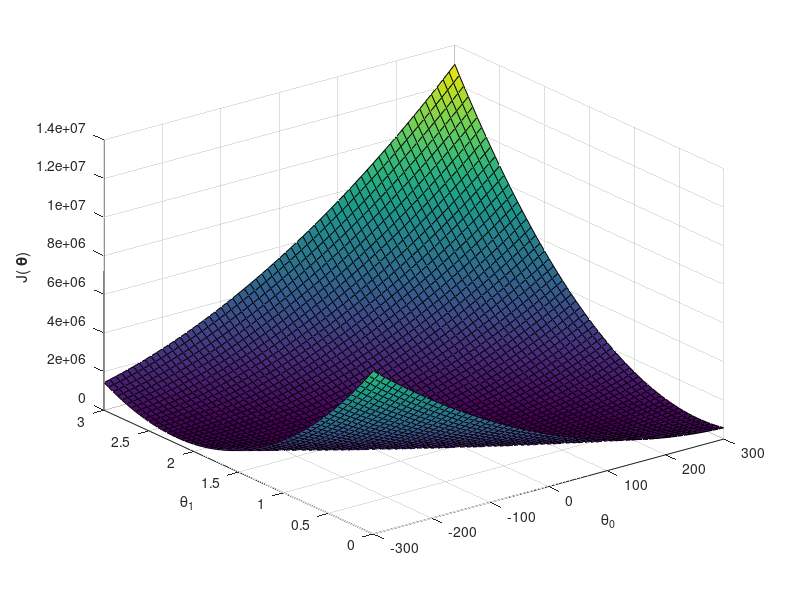
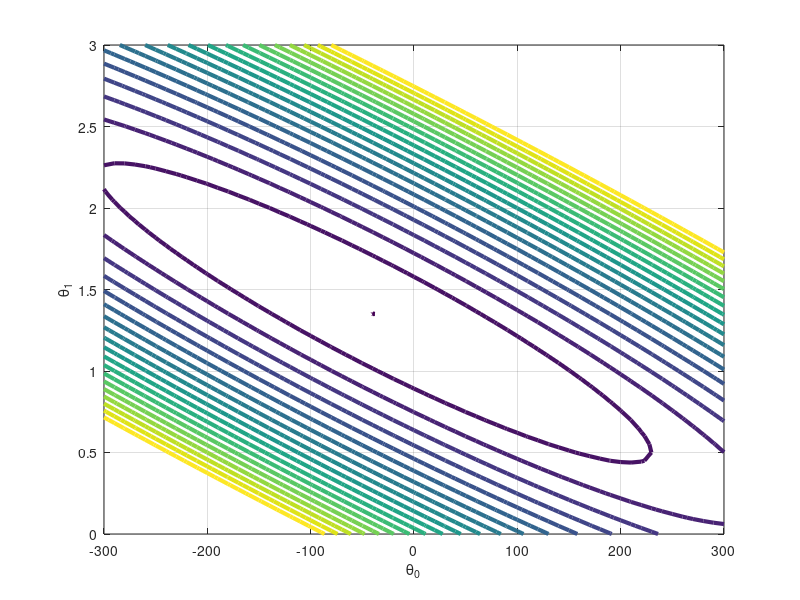

Here is the MATLAB script that generated these plots, in order:
#!/usr/bin/octave-cli --persist

## (C) 2020-2023 Pablo Alvarado
## EL5857 Aprendizaje Automático
## Escuela de Ingeniería Electrónica
## Tecnológico de Costa Rica

## --------------------------------------------------------------------
## Just show the objective function J(theta) in 3D and with 3D contours
## --------------------------------------------------------------------

## Data stored each sample in a row, where the last row is the label
D=load("escazu.dat");

## Rescue for now just the area and price columns
X = [ones(rows(D),1) D(:,1)]; ## Design matrix
Y = D(:,4);                   ## Ground-truth

## Objective function of the parameters theta, requires also the data X,Y.
## - theta holds one configuration set in each row.
## - we use here 'broadcasting' of Y
J=@(theta) 0.5*sum((Y-X*theta').^2,1);

th0=-300:10:300;
th1=0.0:0.05:3;

[tt0,tt1] = meshgrid(th0,th1);

theta=[tt0(:) tt1(:)];
jj=reshape(J(theta),size(tt0));

## Plot the error surface

figure(1,"name","Superficie de error");
hold off;
surf(tt0,tt1,jj);
xlabel('{\theta_0}');
ylabel('{\theta_1}');
zlabel('J({\bf \theta})');

## Plot the contours in 3D

figure(2,'name','Curvas de nivel');
levels= linspace(1.001*min(jj(:)),4e+6,20);
contour3(tt0,tt1,jj,levels,"linewidth",3);
xlabel('{\theta_0}');
ylabel('{\theta_1}');
zlabel('J({\bf \theta})');


view(0,90);

